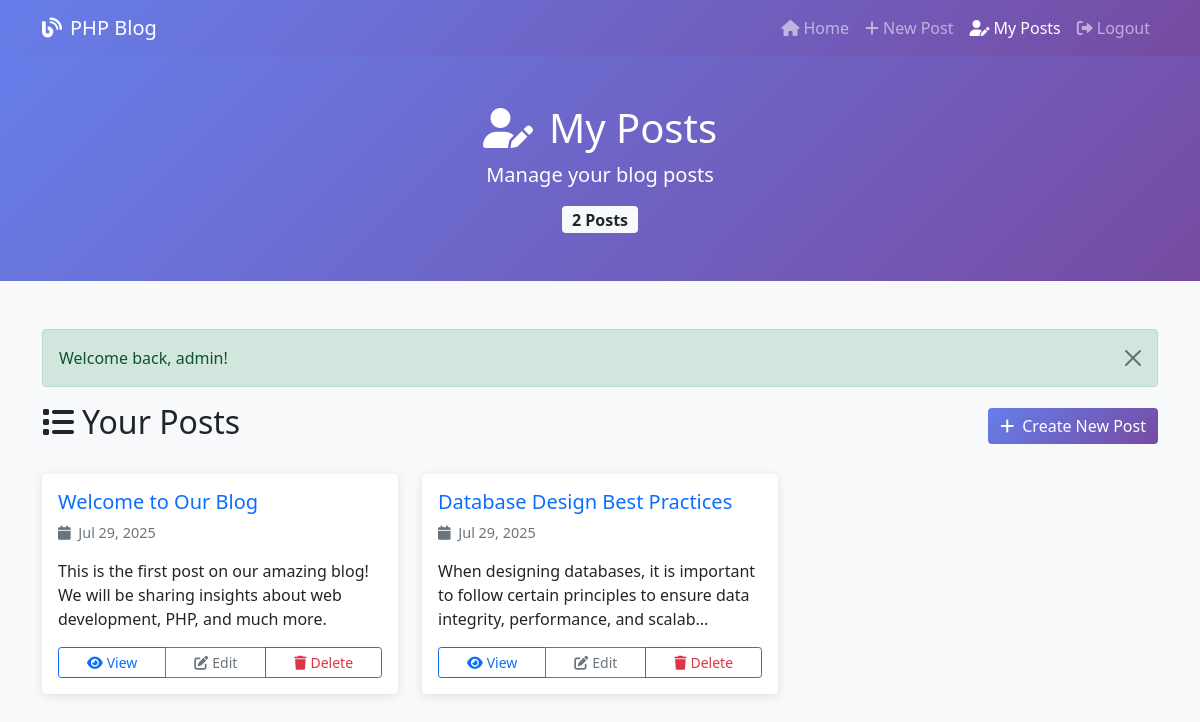
The app's page /posts/my-posts.php (signed in) with its own data.
### tables this page shows
CREATE TABLE posts (
    id INT AUTO_INCREMENT PRIMARY KEY,
    title VARCHAR(200) NOT NULL,
    content TEXT NOT NULL,
    author_id INT NOT NULL,
    created_at TIMESTAMP DEFAULT CURRENT_TIMESTAMP,
    updated_at TIMESTAMP DEFAULT CURRENT_TIMESTAMP ON UPDATE CURRENT_TIMESTAMP,
    FOREIGN KEY (author_id) REFERENCES users(id) ON DELETE CASCADE
);

### includes/posts.php (called while the page is built, shortened)
<?php
function getPostsByAuthor($authorId, $limit = 10, $offset = 0) {
    try {
        $pdo = getDBConnection();
        $sql = "SELECT p.*, u.username as author_name
                FROM posts p
                JOIN users u ON p.author_id = u.id
                WHERE p.author_id = ?
                ORDER BY p.created_at DESC
                LIMIT ? OFFSET ?";
        $stmt = $pdo->prepare($sql);
        $stmt->execute([$authorId, $limit, $offset]);
        return $stmt->fetchAll();
    } catch (PDOException $e) {
        error_log("Get posts by author error: " . $e->getMessage());
        return [];
    }
}
?>

### includes/session.php (called while the page is built, shortened)
<?php
function getFlashMessage() {
    if (isset($_SESSION['flash_message'])) {
        $message = [
            'message' => $_SESSION['flash_message'],
            'type' => $_SESSION['flash_type'] ?? 'info'
        ];
        return $message;
    }
    return null;
}
?>

### posts/my-posts.php (the view, shortened to what this page needs)
<?php
require_once __DIR__ . '/../includes/session.php';
require_once __DIR__ . '/../includes/posts.php';
$userPosts = getPostsByAuthor(getCurrentUserId());
$flashMessage = getFlashMessage();
?>
<!DOCTYPE html>
<html lang="en">
<head>
    <link href="https://cdn.jsdelivr.net/npm/bootstrap@5.1.3/dist/css/bootstrap.min.css" rel="stylesheet">
    <link href="https://cdnjs.cloudflare.com/ajax/libs/font-awesome/6.0.0/css/all.min.css" rel="stylesheet">
</head>
<body>
    <nav class="navbar navbar-expand-lg navbar-dark">
        <div class="container">
            <a class="navbar-brand" href="../index.php">
                <i class="fas fa-blog me-2"></i>PHP Blog
            </a>
            <div class="navbar-nav ms-auto">
                <a class="nav-link" href="../index.php">
                    <i class="fas fa-home me-1"></i>Home
                </a>
                <a class="nav-link" href="create.php">
                    <i class="fas fa-plus me-1"></i>New Post
                </a>
                <a class="nav-link active" href="my-posts.php">
                    <i class="fas fa-user-edit me-1"></i>My Posts
                </a>
                <a class="nav-link" href="../auth/logout.php">
                    <i class="fas fa-sign-out-alt me-1"></i>Logout
                </a>
            </div>
        </div>
    </nav>
    <section class="posts-header">
        <div class="container text-center">
            <h1><i class="fas fa-user-edit me-3"></i>My Posts</h1>
            <p class="lead">Manage your blog posts</p>
            <div class="mt-3">
                <span class="badge bg-light text-dark fs-6">
                    <?php echo count($userPosts); ?> Post<?php echo count($userPosts) !== 1 ? 's' : ''; ?>
                </span>
            </div>
        </div>
    </section>
    <div class="container my-5">
        <?php if ($flashMessage): ?>
            <div class="alert alert-<?php echo $flashMessage['type'] === 'error' ? 'danger' : $flashMessage['type']; ?> alert-dismissible fade show">
                <?php echo htmlspecialchars($flashMessage['message']); ?>
                <button type="button" class="btn-close" data-bs-dismiss="alert"></button>
            </div>
        <?php endif; ?>
        <div class="d-flex justify-content-between align-items-center mb-4">
            <h2><i class="fas fa-list me-2"></i>Your Posts</h2>
            <a href="create.php" class="btn btn-primary">
                <i class="fas fa-plus me-2"></i>Create New Post
            </a>
        </div>
        <?php if (empty($userPosts)): ?>
            <div class="text-center py-5">
                <i class="fas fa-file-alt fa-4x text-muted mb-4"></i>
                <h4 class="text-muted">No posts yet</h4>
                <p class="text-muted mb-4">You haven't created any blog posts yet. Start sharing your thoughts!</p>
                <a href="create.php" class="btn btn-primary btn-lg">
                    <i class="fas fa-plus me-2"></i>Create Your First Post
                </a>
            </div>
        <?php else: ?>
            <div class="row">
                <?php foreach ($userPosts as $post): ?>
                    <div class="col-md-6 col-lg-4 mb-4">
                        <div class="card post-card h-100">
                            <div class="card-body d-flex flex-column">
                                <h5 class="card-title">
                                    <a href="view.php?id=<?php echo $post['id']; ?>" class="text-decoration-none">
                                        <?php echo htmlspecialchars($post['title']); ?>
                                    </a>
                                </h5>
                                <div class="post-meta mb-3">
                                    <i class="fas fa-calendar me-1"></i>
                                    <?php echo date('M j, Y', strtotime($post['created_at'])); ?>
                                </div>
                                <div class="card-text flex-grow-1">
                                    <?php
                                    $content = htmlspecialchars($post['content']);
                                    echo strlen($content) > 120 ? substr($content, 0, 120) . '...' : $content;
                                    ?>
                                </div>
                                <div class="mt-3">
                                    <div class="btn-group w-100" role="group">
                                        <a href="view.php?id=<?php echo $post['id']; ?>" class="btn btn-outline-primary btn-sm">
                                            <i class="fas fa-eye me-1"></i>View
                                        </a>
                                        <a href="edit.php?id=<?php echo $post['id']; ?>" class="btn btn-outline-secondary btn-sm">
                                            <i class="fas fa-edit me-1"></i>Edit
                                        </a>
                                        <button type="button" class="btn btn-outline-danger btn-sm"
                                                data-bs-toggle="modal"
                                                data-bs-target="#deleteModal<?php echo $post['id']; ?>">
                                            <i class="fas fa-trash me-1"></i>Delete
                                        </button>
                                    </div>
                                </div>
                            </div>
                        </div>
                    </div>
                <?php endforeach; ?>
            </div>
        <?php endif; ?>
    </div>
</body>
</html>

### posts/my-posts.php (style rules this page uses)
body { background-color: #f8f9fa; }
.navbar { background: linear-gradient(135deg, #667eea 0%, #764ba2 100%); }
.posts-header { background: linear-gradient(135deg, #667eea 0%, #764ba2 100%); color: white; padding: 3rem 0; }
.post-card { transition: transform 0.2s; border: none; box-shadow: 0 2px 10px rgba(0,0,0,0.1); }
.btn-primary { background: linear-gradient(135deg, #667eea 0%, #764ba2 100%); border: none; }
.post-meta { color: #6c757d; font-size: 0.9rem; }

### records on screen
posts: title "Welcome to Our Blog", created_at "Jul 29, 2025", content "This is the first post on our amazing blog! We will be sharing insights about web development, PHP, and much more."
posts: title "Database Design Best Practices", created_at "Jul 29, 2025", content "When designing databases, it is important to follow certain principles to ensure data integrity, performance, and scalab"

### other values on screen
count($userPosts) "2"
$flashMessage['message'] "Welcome back, admin!"
